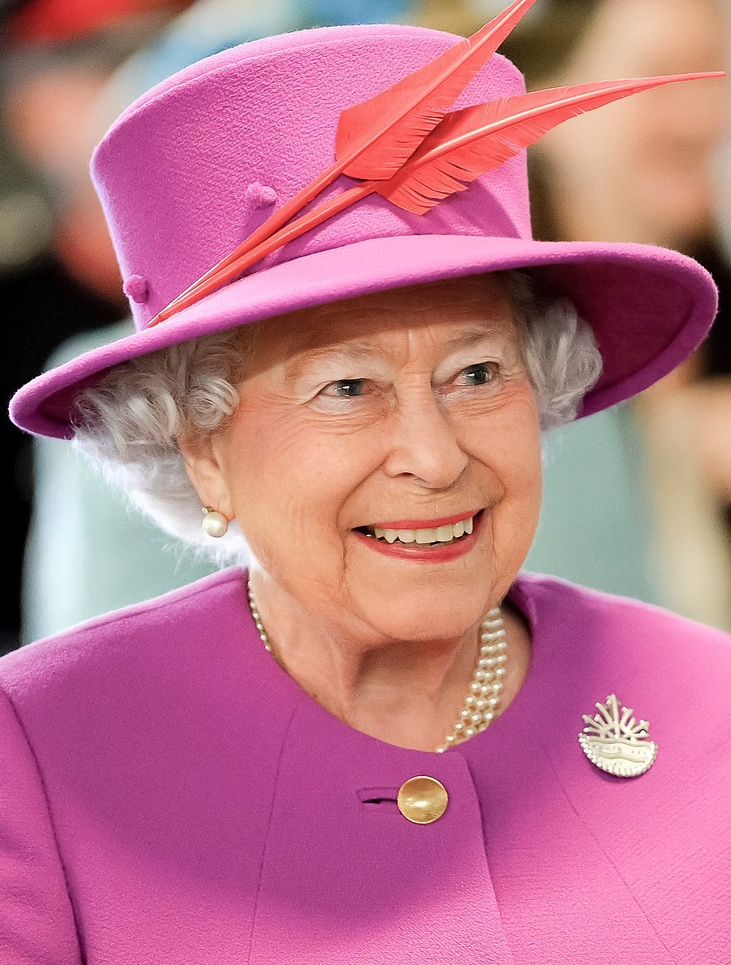
#> input picture Gender-and-Age-Detection-main/1.jpeg, 731 x 965 px, shrunk from 1200 x 1584 before the run
$ python grammerly.py
#> lines starting #> are read from the running program, lines starting #| are printed output that depends on the picture
import cv2
import numpy as np

# Reading the input image
img = cv2.imread('1.jpeg', 0)
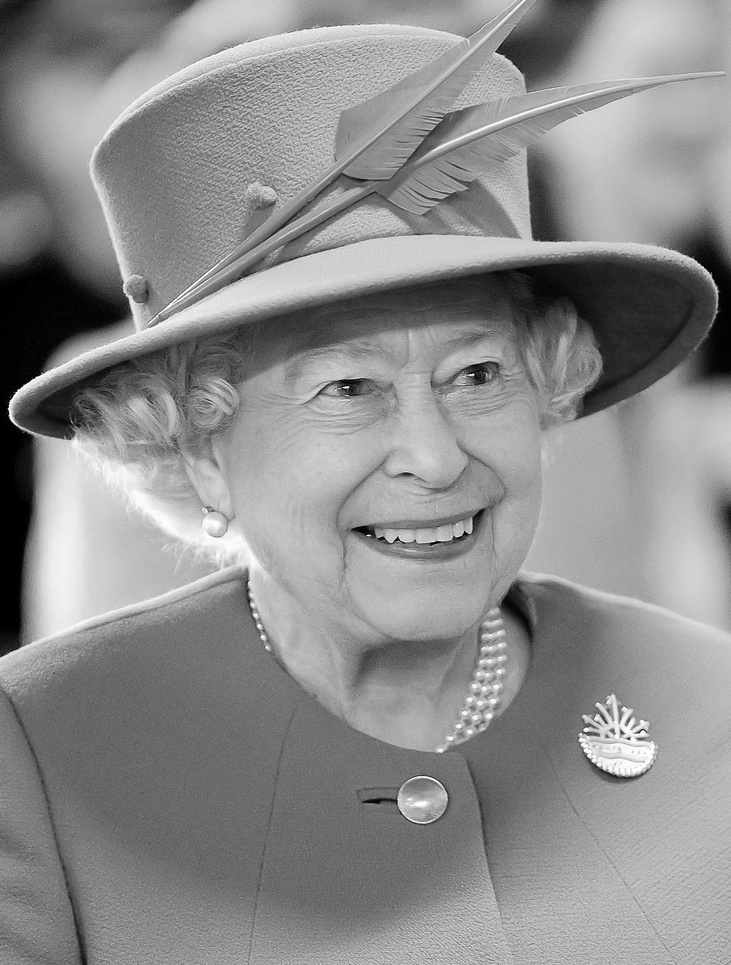
#> img: shape (965, 731); min 0, max 255, mean 139.7

# Taking a matrix of size 5 as the kernel
kernel = np.ones((5, 5), np.uint8)

# The first parameter is the original image,
# kernel is the matrix with which image is
# convolved and third parameter is the number
# of iterations, which will determine how much
# you want to erode/dilate a given image.
img_erosion = cv2.erode(img, kernel, iterations=1)
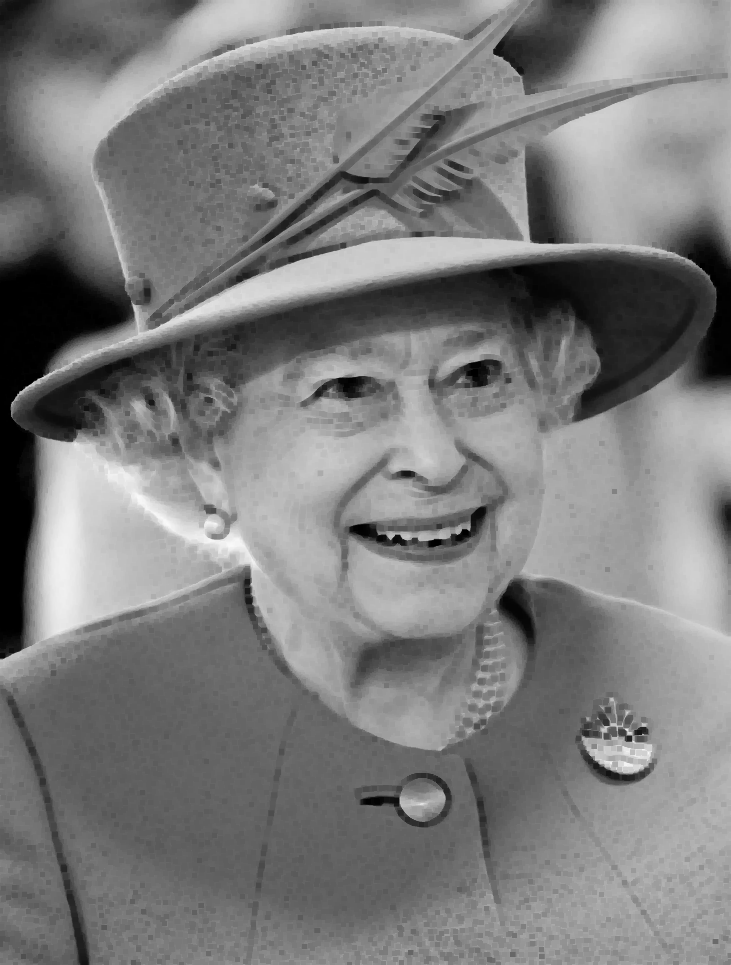
#> img_erosion: shape (965, 731); min 0, max 249, mean 123.8
img_dilation = cv2.dilate(img, kernel, iterations=1)
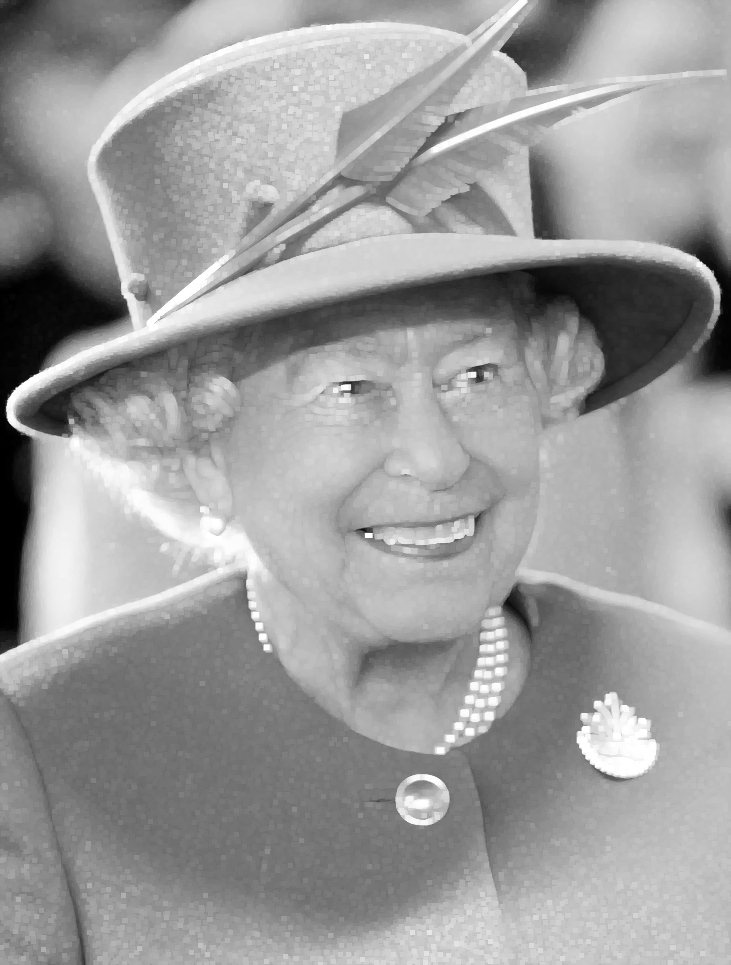
#> img_dilation: shape (965, 731); min 0, max 255, mean 155.5

cv2.imshow('Input', img)
cv2.imshow('Erosion', img_erosion)
cv2.imshow('Dilation', img_dilation)

cv2.waitKey(0)
